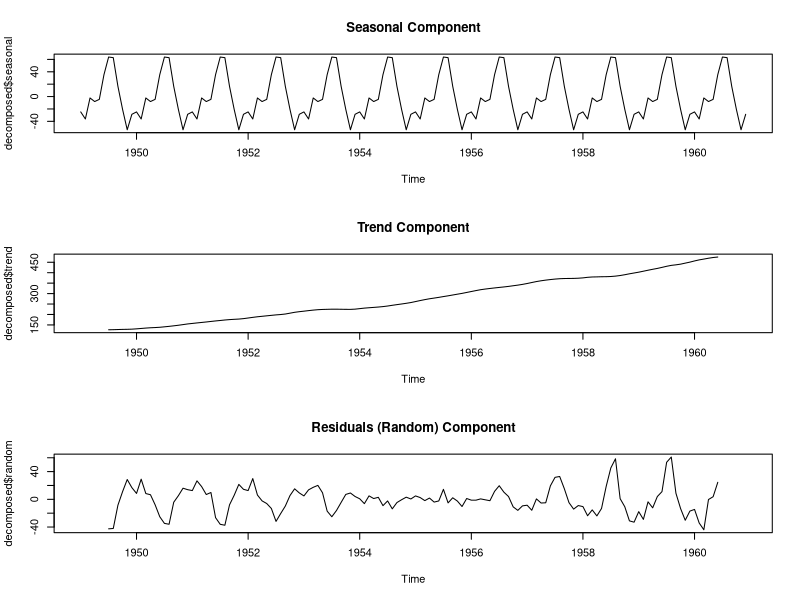

Write the R code that produced this figure.
#######
# In this code:
# We load the "AirPassengers" dataset.
# We use the decompose() function to decompose 
# the time series into its seasonal, trend, and residual components.We then use 
# the plot() function to visualize each of these components separately.
# The "Seasonal Component" plot will show the repeating patterns or seasonality 
# in the data, while the "Trend Component" plot will represent the underlying trend. 
# The "Residuals (Random) Component" plot will show what's left after removing both 
# the seasonal and trend components, which ideally should look like white noise.
# This decomposition can help you better understand the underlying patterns in 
# your time series data and can be useful for further analysis or modeling, 
# such as forecasting with more advanced techniques like Seasonal Decomposition 
# of Time Series (STL) or Seasonal Auto regressive Integrated Moving Average (SARIMA) models.

########


# Load the required library and dataset
library(datasets)
data("AirPassengers")

# Decompose the time series
decomposed <- decompose(AirPassengers)

# Plot the decomposed components
par(mfrow = c(3, 1))  # Arrange plots in 3 rows and 1 column
plot(decomposed$seasonal, main = "Seasonal Component")
plot(decomposed$trend, main = "Trend Component")
plot(decomposed$random, main = "Residuals (Random) Component")
# Restore the default plotting layout
par(mfrow = c(1, 1))
